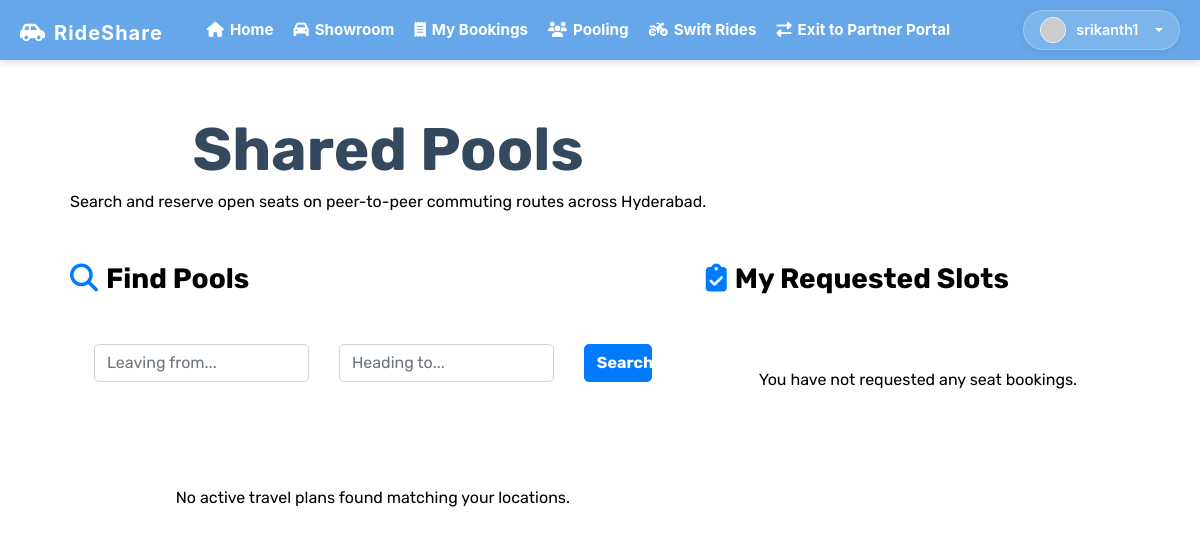
Before: /user/carpools/ (signed in) with the older database file.
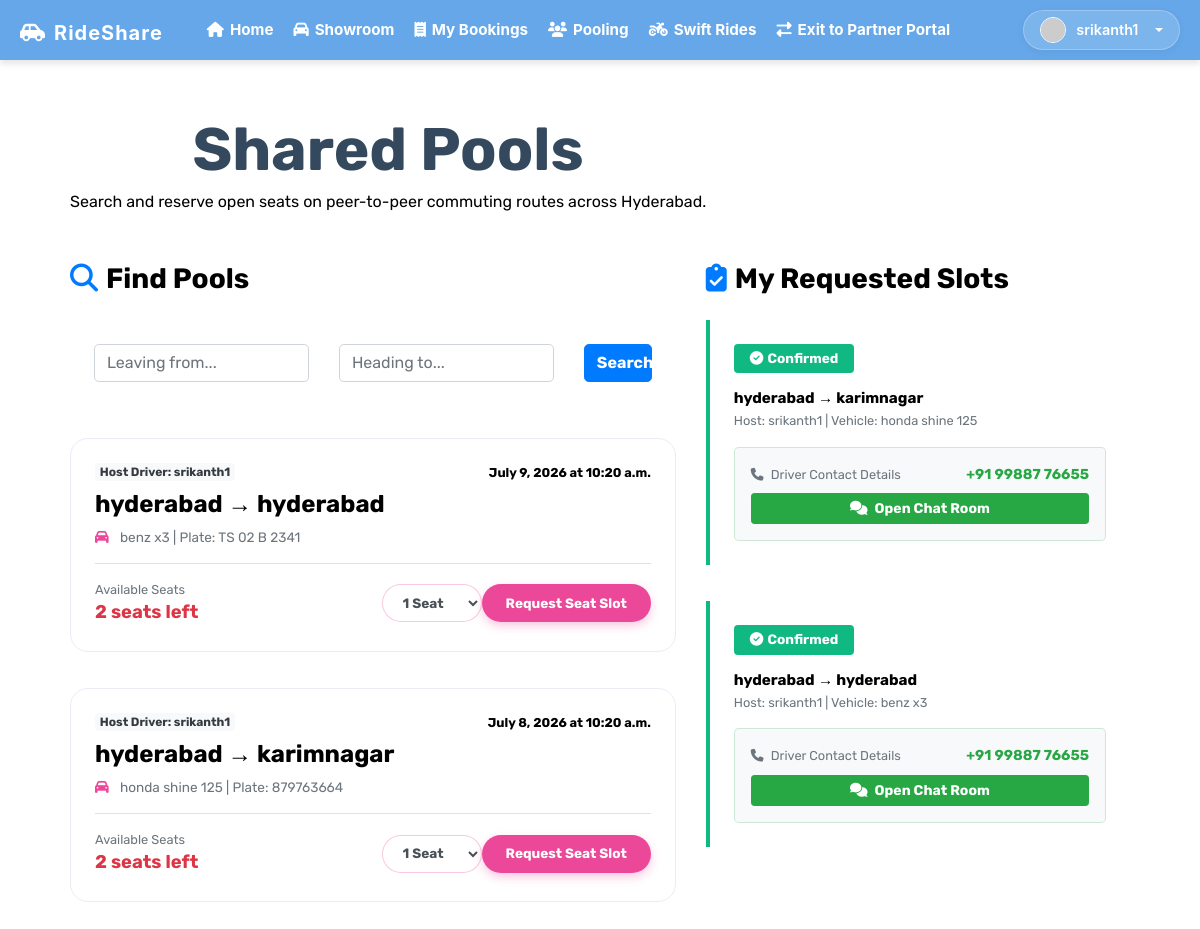
After: the same page with the newer database file.
### myapp/models.py (models this page shows, shortened)
class CarpoolOffer(models.Model):
    host = models.ForeignKey(User, on_delete=models.CASCADE, related_name='hosted_carpools')
    vehicle_name = models.CharField(max_length=100)
    vehicle_number = models.CharField(max_length=20)
    start_location = models.CharField(max_length=255)
    destination = models.CharField(max_length=255)
    date = models.DateField()
    time = models.TimeField()
    total_seats = models.IntegerField()
    available_seats = models.IntegerField()
    plans_free_booking = models.BooleanField(default=True)
    vehicle_type = models.CharField(max_length=20, default='car')
    price = models.IntegerField(default=0)
    status = models.CharField(
        max_length=20,
        choices=[
            ('Upcoming', 'Upcoming'),
            ('In_Progress', 'In Progress'),
            ('Completed', 'Completed'),
            ('Cancelled', 'Cancelled')
        ],
        default='Upcoming'
    )
    created_at = models.DateTimeField(auto_now_add=True)

class CarpoolSeatBooking(models.Model):
    carpool = models.ForeignKey(CarpoolOffer, on_delete=models.CASCADE, related_name='seat_bookings')
    user = models.ForeignKey(User, on_delete=models.CASCADE, related_name='carpool_trips')
    seats_booked = models.IntegerField(default=1)
    status = models.CharField(max_length=20, default='Pending')
    booked_at = models.DateTimeField(auto_now_add=True)

### myapp/views.py (the view)
# urls.py: path('user/carpools/', user_carpools_view, name='user_carpools'),
def user_carpools_view(request):
    if not request.user.is_authenticated:
        return redirect('/?show_auth_warning=1')
    offers = CarpoolOffer.objects.all().order_by('-created_at')
    start = request.GET.get('start', '')
    dest = request.GET.get('destination', '')
    if start:
        offers = offers.filter(start_location__icontains=start)
    if dest:
        offers = offers.filter(destination__icontains=dest)
    my_bookings = CarpoolSeatBooking.objects.filter(user=request.user).order_by('-booked_at')
    context = {
        'offers': offers,
        'my_bookings': my_bookings,
        'start_query': start,
        'dest_query': dest,
    }
    return render(request, 'user_carpools.html', context)

### templates/user_carpools.html (shortened to what this page needs)
{% extends 'index.html' %}
{% load static %}
{% block content %}
    <div class="container py-4">
        <div class="d-flex justify-content-between align-items-center mb-5 flex-wrap gap-2 text-left">
            <div>
                <h1 class="font-weight-bold outfit-font mb-1 text-title">Shared Pools</h1>
                <p class="text-subtitle mb-0">Search and reserve open seats on peer-to-peer commuting routes across Hyderabad.</p>
            </div>
        </div>
        <div class="row">
            <div class="col-lg-7 text-left mb-4">
                <h3 class="font-weight-bold text-title mb-4"><i class="fas fa-search mr-2 text-primary"></i>Find Pools</h3>
                <form method="GET" class="glass-card p-4 mb-4">
                    <div class="row">
                        <div class="col-md-5 mb-2">
                            <input type="text" name="start" value="{{ start_query }}" class="form-control rounded-lg" placeholder="Leaving from...">
                        </div>
                        <div class="col-md-5 mb-2">
                            <input type="text" name="destination" value="{{ dest_query }}" class="form-control rounded-lg" placeholder="Heading to...">
                        </div>
                        <div class="col-md-2 mb-2">
                            <button type="submit" class="btn btn-primary btn-block rounded-lg font-weight-bold">Search</button>
                        </div>
                    </div>
                </form>
                <div class="row">
                    {% for o in offers %}
                    <div class="col-12 mb-3">
                        <div class="glass-card carpool-card p-4">
                            <div class="d-flex justify-content-between align-items-center mb-2 flex-wrap">
                                <span class="badge bg-light text-dark font-weight-bold">Host Driver: {{ o.host.username }}</span>
                                <small class="text-subtitle font-weight-bold">{{ o.date }} at {{ o.time }}</small>
                            </div>
                            <h4 class="font-weight-bold text-title mb-2">{{ o.start_location }} → {{ o.destination }}</h4>
                            <p class="text-muted mb-3" style="font-size: 0.85rem;">
                                {% if o.vehicle_type == 'bike' %}
                                <i class="fas fa-motorcycle mr-2" style="color: #eab308;"></i>
                                {% else %}
                                <i class="fas fa-car mr-2" style="color: #ec4899;"></i>
                                {% endif %}
                                {{ o.vehicle_name }} | Plate: {{ o.vehicle_number }}
                            </p>
                            <div class="d-flex justify-content-between align-items-center pt-3 border-top flex-wrap gap-2">
                                <div>
                                    <small class="text-muted d-block">Available Seats</small>
                                    <strong class="text-danger" style="font-size: 1.15rem;">{{ o.available_seats }} seats left</strong>
                                </div>
                                <div class="d-flex align-items-center gap-2">
                                    <select id="seats-select-{{ o.id }}" class="form-control rounded-pill px-3 font-weight-bold" style="width: 100px; height: 38px; border: 1px solid rgba(236,72,153,0.3); font-size: 0.85rem;">
                                        <option value="1">1 Seat</option>
                                    </select>
                                    <button onclick="requestCarpoolSeat({{ o.id }})" class="btn btn-primary px-4 font-weight-bold rounded-pill" style="background: #ec4899; border:none; box-shadow: 0 4px 10px rgba(236,72,153,0.3); height: 38px; font-size: 0.85rem;">
                                        Request Seat Slot
                                    </button>
                                </div>
                            </div>
                        </div>
                    </div>
                    {% empty %}
                    <div class="col-12 text-center py-5 text-subtitle">
                        No active travel plans found matching your locations.
                    </div>
                    {% endfor %}
                </div>
            </div>
            <div class="col-lg-5 text-left mb-4">
                <h3 class="font-weight-bold text-title mb-4"><i class="fas fa-clipboard-check mr-2 text-primary"></i>My Requested Slots</h3>
                <div class="row">
                    {% for b in my_bookings %}
                    <div class="col-12 mb-3">
                        <div class="glass-card p-4" style="border-left: 4px solid {% if b.status == 'Approved' or b.status == 'Confirmed' %}#10b981{% elif b.status == 'Completed' %}#3b82f6{% elif b.status == 'Cancelled' or b.status == 'Canceled' %}#ef4444{% else %}#f59e0b{% endif %} !important;">
                            <div class="d-flex justify-content-between align-items-center mb-3">
                                <div>
                                    {% if b.status == 'Approved' or b.status == 'Confirmed' %}
                                    <span class="badge badge-success px-3 py-2 font-weight-bold" style="font-size:0.85rem; background-color: #10b981;"><i class="fas fa-check-circle mr-1"></i>Confirmed</span>
                                    {% elif b.status == 'Completed' %}
                                    <span class="badge badge-primary px-3 py-2 font-weight-bold" style="font-size:0.85rem; background-color: #3b82f6;"><i class="fas fa-check-double mr-1"></i>Completed</span>
                                    {% elif b.status == 'Cancelled' or b.status == 'Canceled' %}
                                    <span class="badge badge-danger px-3 py-2 font-weight-bold" style="font-size:0.85rem; background-color: #ef4444;"><i class="fas fa-times-circle mr-1"></i>Cancelled</span>
                                    {% else %}
                                    <span class="badge badge-warning text-white px-3 py-2 font-weight-bold" style="font-size:0.85rem; background-color: #f59e0b;"><i class="fas fa-clock mr-1"></i>Pending</span>
                                    {% endif %}
                                </div>
                            </div>
                            <h5 class="font-weight-bold text-title mb-1" style="font-size: 0.95rem;">{{ b.carpool.start_location }} → {{ b.carpool.destination }}</h5>
                            <p class="text-muted mb-2" style="font-size: 0.8rem;">Host: {{ b.carpool.host.username }} | Vehicle: {{ b.carpool.vehicle_name }}</p>
                            {% if b.status == 'Approved' or b.status == 'Confirmed' %}
                            <div class="p-3 mt-3 border rounded-lg bg-light" style="border-color: rgba(40,167,69,0.2) !important;">
                                <div class="d-flex justify-content-between align-items-center mb-2">
                                    <small class="text-muted"><i class="fas fa-phone mr-1"></i> Driver Contact Details</small>
                                    <strong class="text-success" style="font-size: 0.9rem;">+91 99887 76655</strong>
                                </div>
                                <button onclick="openUserChat('{{ b.carpool.host.username }}', '{{ b.user.id }}')" class="btn btn-sm btn-success btn-block font-weight-bold">
                                    <i class="fas fa-comments mr-1"></i> Open Chat Room
                                </button>
                            </div>
                            {% else %}
                            <div class="p-2 mt-3 border rounded text-center text-muted" style="font-size: 0.8rem; background: rgba(0,0,0,0.02); font-style: italic;">
                                Contact number and chat room unlock once the host approves the booking.
                            </div>
                            {% endif %}
                        </div>
                    </div>
                    {% empty %}
                    <div class="col-12 text-center py-5 text-subtitle">
                        You have not requested any seat bookings.
                    </div>
                    {% endfor %}
                </div>
            </div>
        </div>
    </div>
{% endblock %}

### templates/index.html (shortened to what this page needs)
{% load static %}
<!doctype html>
<html lang="en">
<head>
    <link rel="stylesheet" href="{% static 'css/bootstrap-grid.css'%}">
    <link rel="stylesheet" href="{% static 'css/bootstrap.css' %}">
    <link rel="stylesheet" href="{% static 'css/bootstrap-grid.css' %}">
    <link rel="stylesheet" href="{% static 'css/bootstrap-grid.min.css' %}">
    <link rel="stylesheet" href="{% static 'css/bootstrap-reboot.css' %}">
    <link rel="stylesheet" href="{% static 'css/bootstrap.min.css' %}">
    <link rel="stylesheet" href="{% static 'css/bootstrap-reboot.min.css' %}">
    <link rel="stylesheet" href="{% static 'css/style.css'%}">
    <link rel="stylesheet" href="{% static 'css/Blog.css' %}">
    <link rel="stylesheet" href="{% static 'css/Reports.css' %}">
    <link rel="stylesheet" href="{% static 'css/home-style.css' %}">
    <link rel="stylesheet" href="https://cdnjs.cloudflare.com/ajax/libs/font-awesome/6.5.0/css/all.min.css">
</head>
<body>
    <nav class="navbar navbar-expand-lg p-0" style="position: fixed !important; background-color: #65a7e9 !important; border: none !important; box-shadow: 0 4px 6px rgba(0, 0, 0, 0.1) !important; width: 100% !important; margin: 0 !important; border-radius: 0 !important; padding: 0 !important; top: 0; left: 0; right: 0; z-index: 1030; height: 60px; font-family: 'Inter', sans-serif !important; display: flex; align-items: center;">
        <div class="container-fluid" style="display: flex !important; align-items: center !important; justify-content: space-between; width: 100%; height: 60px; padding: 0 20px;">
            <div style="display: flex; align-items: center; gap: 20px;">
                <a class="navbar-brand font-weight-bold mr-4" href="/" style="color: #ffffff !important; font-size: 1.25rem !important; letter-spacing: 1px !important; text-decoration: none !important; font-weight: bold; display: flex; align-items: center; gap: 8px; margin: 0;">
                    <i class="fas fa-car-side"></i> RideShare
                </a>
                <div style="display: flex; align-items: center; gap: 20px;">
                    <a href="/" class="text-white font-weight-bold" style="text-decoration: none; font-size: 0.95rem; display: flex; align-items: center; gap: 6px;"><i class="fas fa-home"></i> Home</a>
                    <a href="/car/" class="text-white font-weight-bold" style="text-decoration: none; font-size: 0.95rem; display: flex; align-items: center; gap: 6px;"><i class="fas fa-car"></i> Showroom</a>
                    <a href="{% url 'my_bookings' %}" class="text-white font-weight-bold" style="text-decoration: none; font-size: 0.95rem; display: flex; align-items: center; gap: 6px;"><i class="fas fa-receipt"></i> My Bookings</a>
                    <a href="{% url 'user_carpools' %}" class="text-white font-weight-bold" style="text-decoration: none; font-size: 0.95rem; display: flex; align-items: center; gap: 6px;"><i class="fas fa-users"></i> Pooling</a>
                    <a href="{% url 'ride_page' %}" class="text-white font-weight-bold" style="text-decoration: none; font-size: 0.95rem; display: flex; align-items: center; gap: 6px;"><i class="fas fa-motorcycle"></i> Swift Rides</a>
                    {% if user.is_authenticated %}
                    <a href="#" onclick="handlePartnerPortalAccess(event)" class="text-white font-weight-bold" style="text-decoration: none; font-size: 0.95rem; display: flex; align-items: center; gap: 6px;"><i class="fas fa-exchange-alt"></i> Exit to Partner Portal</a>
                    {% endif %}
                </div>
            </div>
            <div style="display: flex; align-items: center;">
                {% if user.is_authenticated %}
                <div class="dropdown">
                    <a class="profile-nav-btn dropdown-toggle" href="#" id="userDropdown" role="button" data-toggle="dropdown" aria-haspopup="true" aria-expanded="false">
                        <img src="https://api.dicebear.com/7.x/bottts/svg?seed={{ user.username }}" alt="Profile" style="width: 26px; height: 26px; border-radius: 50%; background: rgba(255,255,255,0.2); border: 1.5px solid #ffffff;">
                        {{ user.username }}
                    </a>
                </div>
                {% endif %}
            </div>
        </div>
    </nav>
    <div id="page-content-wrapper">
    {% load static %}
    {% block content %}{% endblock %}
    </div>
</body>
</html>

Changed rows visible on the page:
added CarpoolOffer: host.username "srikanth1", date "July 9, 2026", time "10:20 a.m.", start_location "hyderabad", destination "hyderabad", vehicle_type "car" (drawn), vehicle_name "benz x3", vehicle_number "TS 02 B 2341", available_seats "2", id "1 Seat"
added CarpoolOffer: host.username "srikanth1", date "July 8, 2026", time "10:20 a.m.", start_location "hyderabad", destination "karimnagar", vehicle_type "car" (drawn), vehicle_name "honda shine 125", vehicle_number "879763664", available_seats "2", id "1 Seat"
added CarpoolSeatBooking: status "Approved" (drawn), carpool.start_location "hyderabad", carpool.destination "karimnagar", carpool.host.username "srikanth1", carpool.vehicle_name "honda shine 125"
added CarpoolSeatBooking: status "Approved" (drawn), carpool.start_location "hyderabad", carpool.destination "hyderabad", carpool.host.username "srikanth1", carpool.vehicle_name "benz x3"
Other visible differences:
text no longer shown: "No active travel plans found matching your locations. You have not requested any seat bookings."
